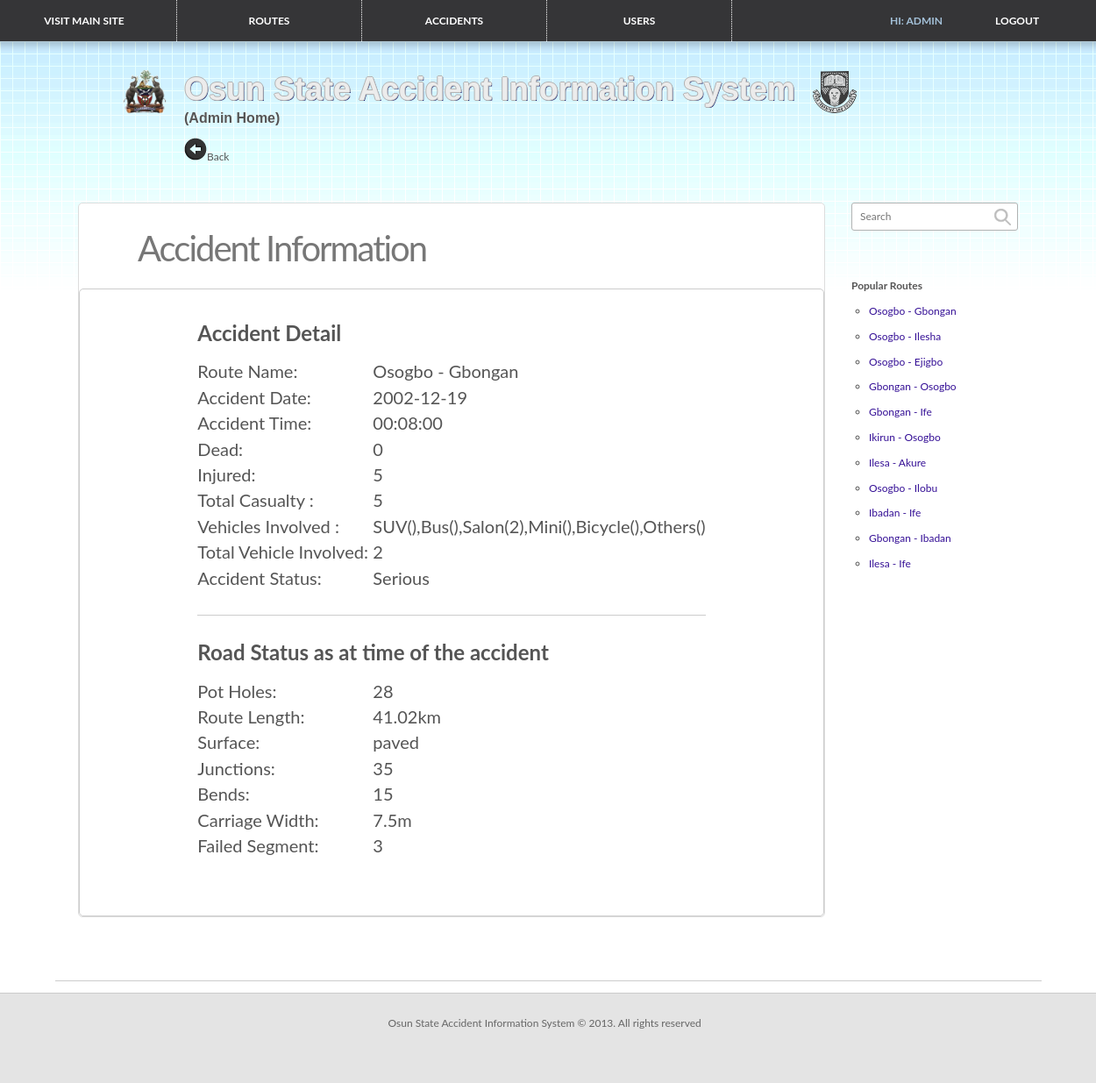
The app's page /admin/accident_info.php?id=130 (signed in) with its own data.
### tables this page shows
CREATE TABLE `routes` (
  `route_id` int(10) NOT NULL auto_increment,
  `route_name` varchar(50) NOT NULL,
  `pot_holes` int(10) NOT NULL,
  `route_length` double NOT NULL,
  `carriage_width` double NOT NULL,
  `surface` varchar(20) NOT NULL,
  `junctions` int(10) NOT NULL,
  `bends` int(10) NOT NULL,
  `failed_segment` int(10) NOT NULL,
  `state` varchar(50) NOT NULL,
  `fatality_rate` double default '0',
  `fatality_density` double default '0',
  `casualty_density` double default '0',
  `total_accidents` int(11) NOT NULL default '0',
  `dead` int(5) NOT NULL default '0',
  `injured` int(5) NOT NULL default '0',
  `casualty` int(5) NOT NULL default '0',
  PRIMARY KEY  (`route_id`)
);

CREATE TABLE `accidents` (
  `id` int(11) NOT NULL auto_increment,
  `route_id` int(11) NOT NULL,
  `date` date NOT NULL,
  `time` time NOT NULL,
  `number_of_dead` int(10) NOT NULL,
  `number_injured` int(10) NOT NULL,
  `casualty` int(10) NOT NULL,
  `total_vehicle` varchar(10) NOT NULL,
  `type` varchar(50) NOT NULL,
  `salon` varchar(5) default '0',
  `bus` varchar(5) default '0',
  `suv` varchar(5) NOT NULL default '0',
  `bicycle` varchar(5) NOT NULL default '0',
  `others` varchar(5) NOT NULL default '0',
  `mini` varchar(5) NOT NULL default '0',
  `surface` varchar(50) NOT NULL default 'paved',
  `pot_holes` int(5) NOT NULL default '0',
  `failed_segment` int(5) NOT NULL,
  `junctions` int(5) NOT NULL default '0',
  `bends` int(5) NOT NULL default '0',
  `carriage_width` double NOT NULL default '0',
  `route_length` double NOT NULL default '0',
  PRIMARY KEY  (`id`)
);

### model/mysql.php (called while the page is built, shortened)
<?php
final class mysql {
	public function __construct() {
		if (!$this->handle = mysql_connect(SERVER, USERNAME, PASSWORD)) {
      		exit('Error: Could not establish  connection to database using ' . USERNAME . '@' . SERVER);
    	}
  	}
  	private function query($sql) {
	$result=array();
	$resource=mysql_query($sql);
	if(@mysql_num_rows($resource)>0){
	 while($value=mysql_fetch_assoc($resource)){
	 $result[]=$value;
	 }
	 return $result;
	 }
	else return NULL;
  	}
	function load_an_accident($id){
	$sql="SELECT accidents.*, routes.route_name FROM accidents, routes WHERE id='$id' AND accidents.route_id=routes.route_id ";
	return $this->query($sql);
	}
	function loadRoutes(){
	$sql="SELECT * FROM routes";
	return $this->query($sql);
	}
}
?>

### admin/accident_info.php (the view, shortened to what this page needs)
<?php
if(!($id=$_GET['id'])){
header('location:index.php');
}
include '../model/mysql.php';
$main=new mysql();
if(!($accident=$main->load_an_accident($id))){
header('location:index.php');
}
$routes=$main->loadRoutes();
$accident= $accident[0];
?>
<!DOCTYPE html>
<html >
<head>
        <link href="../css/css" rel="stylesheet" type="text/css">
<link href="css/css" rel="stylesheet" type="text/css">
        <link rel="stylesheet" href="../css/flick/jquery-ui-1.8.16.custom.css" type="text/css" />
                <link href="../css/style.css" media="all" rel="stylesheet" type="text/css">
<link href="../font/stylesheet.css" rel="stylesheet" type="text/css" />
<link href="../css/styles.css" rel="stylesheet" type="text/css" />
</head>
<body >
 <div id="main-wrapper" style="padding-top: 47px; background: url('img/bg.png') repeat-x">
 <div id="main-wrapper-header">
    <header class="main-header">
    <div class="container-fluid">
 <nav class="main-nav" style="float:none">
   <ul>
     <li>
                                <a href="../index.php" fsource="loggedin_Buyer_home" style="color:#FFF; border-left:1px dotted  #fff; width:150px; margin-left:-40px" ><center>Visit Main Site</center></a>                            </li>
<li class="js-top-menu-sales">
<a href="index.php" fsource="loggedin_Seller_ManageSales" style="color: #FFF; border-left:1px dotted  #fff; width:150px">
<center>Routes</center></a>                                </li>
<li class="js-top-menu-sales"><a href="accidents.php" fsource="loggedin_Seller_ManageSales" style=" border-left:1px dotted  #fff; border-right:1px dotted  #fff; color:#FFF; width:150px"><center> Accidents  </center>
<li class="js-top-menu-sales"><a href="users.php" fsource="loggedin_Seller_ManageSales" style=" border-right:1px dotted  #fff; color:#FFF; width:150px"><center> Users  </center>                                     </li></a>
<li><a href="" style="color: #A4C1D9; margin-left:150px">     <center> Hi: <?php echo $_SESSION['admin'][0]['username'] ?></center> </a>                            </li>
                             <li> <a href="logout.php" style="color: #fff; ">     <center> Logout                             </center> </a>                            </li>
                      </ul></nav></center>
    </div>
                </header>
</div>
<div class="main-content" style=" background: url('../img/bg.png') repeat-x" >
<div class="db-container container-fluid" style=" background: url('img/bg.png') repeat-x" ><br/><br/>
<div class="span7" style="margin-left:110px" >
			<div class="visible-desktop" id="icon">
				<img src="../img/icon.png" style="width:50px; height:50px; margin-top:4px" />
			</div>
			<div id="app-name">
				<h1 style="font-size:36px; margin-top:-15px " >Osun State Accident Information System&nbsp;&nbsp;<img src="../img/logo.png" width="50px" height="48px" style="margin-bottom:-15px" ></h1><br/>
                <h2 style="font-size:16px">(Admin Home)</h2><br/>
    <div style=""><img  onClick="history.back()" src="../images/arrow-top.png">Back</div>
    <br/>
 </div>
            </div>
            <br/><br/>
                        <div class="row-fluid" style="width:1300px; padding-right:0px">
                            <div class="span12">
                            <aside class="db-sidebar">
                              <div class="db-sidebar-inner">
                                        <div class="db-search hint--left cf" data-hint="Search">
                                        <form name="search" action="" >
                                            <input id="query" name="query" type="search" value=""  placeholder="Search">
                                            <input type="image" src="../images/btn-search-icon.png" alt="Go" class="btn-search" style="cursor: default !important;"><br/>
                                       </form> </div>
                                  <nav class="db-na"><br/><br/><br/>
                                  <p><b>Popular Routes</b></p><br/>
                                            <ol style="list-style:circle; padding-left:20px">
                                            <?php $i=0; foreach($routes as $rt){ if($i<12){ ?>
                                                <li ><a href="<?php echo "accident_info.php?id=".$rt['route_id']; ?>" fsource="loggedin_Inbox"><?php echo $rt['route_name'] ?></a></li><br/>
                                               <?php $i++; }} ?>
                                            </ol>
                                </nav>
                                  </div>
                          </aside>
                                <section class="db-content db-content-conversation-detail">
                                    <header class="db-header header-nobot cf">
                                        <h1 class="with-thumb">Accident Information</h1>
                                    </header>
<div class="db-tabs-wrapper">
<center><div id="info" style="width:620px; font-size:20px; "><br/>
					<br/><br/>
                    <table>
                    <tr><td colspan="2" style="font-size:24px" > <b>Accident Detail</b><br/><br/><br/></td></tr>
                    <tr ><td style="width:200px"><p style="margin-bottom:15px">Route Name:</p></td><td><p><?php echo $accident['route_name'] ?></p></tr>
                     <tr ><td style="width:200px"><p style="margin-bottom:15px">Accident Date:</p></td><td><p><?php echo $accident['date'] ?></p></td></tr>
                     <tr ><td style="width:200px"><p style="margin-bottom:15px">Accident Time:</p></td><td><p><?php echo $accident['time'] ?></p></td></tr>
                     <tr ><td style="width:200px"><p style="margin-bottom:15px">Dead:</p></td><td><p><?php echo $accident['number_of_dead'] ?></p></tr>
                     <tr ><td style="width:200px"><p style="margin-bottom:15px">Injured:</p></td><td><p><?php echo $accident['number_injured'] ?></p></tr>
                     <tr ><td style="width:200px"><p style="margin-bottom:15px">Total Casualty :</p></td><td><p><?php echo $accident['casualty'] ?></p></tr>
                      <tr ><td style="width:200px"><p style="margin-bottom:15px">Vehicles Involved :</p></td><td><p> <?php if($accident['suv']!=0){ echo 'SUV('.$accident['suv'].'),';  }
						if($accident['bus']!=0){ echo 'Bus('.$accident['bus'].'),';  }
						if($accident['salon']!=0){ echo 'Salon('.$accident['salon'].'),';  }
						if($accident['mini']!=0){ echo 'Mini('.$accident['mini'].'),';  }
						if($accident['bicycle']!=0){ echo 'Bicycle('.$accident['bicycle'].'),';  }
						if($accident['others']!=0){ echo 'Others('.$accident['others'].')';  }
						 ?></p></tr>
                     <tr ><td style="width:200px"><p style="margin-bottom:15px">Total Vehicle Involved:</p></td><td><p><?php echo $accident['total_vehicle'] ?></p></td></tr>
                     <tr ><td style="width:200px"><p style="margin-bottom:15px">Accident Status:</p></td><td><p><?php echo $accident['type'] ?></p></td></tr>
                   <tr><td colspan="2"><hr/><br/></td></tr>
                   <tr><td colspan="2" style="font-size:24px" > <b>Road Status as at time of the accident</b><br/><br/><br/></td></tr>
                   <tr ><td style="width:200px"><p style="margin-bottom:15px">Pot Holes:</p></td><td><p><?php echo $accident['pot_holes'] ?></p></td></tr>
                    <tr> <td style="width:200px"><p style="margin-bottom:15px">Route Length:</p></td><td><p><?php echo $accident['route_length'] ?>km</p></td></tr>
                     <tr ><td style="width:200px"><p style="margin-bottom:15px">Surface:</p></td><td><p><?php echo $accident['surface'] ?></p></td></tr>
                    <tr ><td style="width:200px"><p style="margin-bottom:15px">Junctions:</p></td><td><p><?php echo $accident['junctions'] ?></p></td></tr>
                    <tr ><td style="width:200px"><p style="margin-bottom:15px">Bends:</p></td><td><p><?php echo $accident['bends'] ?></p></td></tr>
                     <tr ><td style="width:200px"><p style="margin-bottom:15px" >Carriage Width:</p></td><td><p><?php echo $accident['carriage_width'] ?>m</p></td></tr>
                     <tr ><td style="width:200px"><p style="margin-bottom:15px">Failed Segment:</p></td><td><p><?php echo $accident['failed_segment'] ?></p></td></tr>
                    </table>
					<p></p></div></center><br/><br/><br/><br/>
</div>
 </section>
</div>
</div>
</div>
 </div>
 <?php include '../footer.php' ?>
 </div>
</body></html>

### css/styles.css (style rules this page uses)
body { background: url('../img/bg.png') repeat-x; background-color: #fff; }
h1, h2, h3, h4, h5, h6 { text-shadow: white 0.02em 0.02em; font-family: 'QlassikBold', sans-serif; }
h2 { font-size: 2.3em; }
#icon { position: relative; float: left; margin-right: 20px; }
#app-name { position: relative; float: left; margin-top: 20px; margin-right: 20px; max-width:900px; }
#app-name h1 { font-size: 5.5em; font-size: 5.5em; color: #ECECEC; text-shadow: -1px 0 #B3B3B3, 0 1px #B3B3B3, 1px 0 #B3B3B3, 0 -1px #B3B3B3, #020763 0.03em 0.03em; }
.span7 { width:1100px; }

### admin/accident_info.php (style rules this page uses)
body { background: url('../img/bg.png') repeat-x; }

### records on screen
routes: route_name "Osogbo - Gbongan"
routes: route_name "Osogbo - Ilesha"
routes: route_name "Osogbo - Ejigbo"
routes: route_name "Gbongan - Osogbo"
routes: route_name "Gbongan - Ife"
routes: route_name "Ikirun - Osogbo"
routes: route_name "Ilesa - Akure"
routes: route_name "Osogbo - Ilobu"
routes: route_name "Ibadan - Ife"
routes: route_name "Gbongan - Ibadan"
routes: route_name "Ilesa - Ife"
accidents: route.route_name "Osogbo - Gbongan", date "2002-12-19", time "00:08:00", number_of_dead "0", number_injured "5", casualty "5", salon "2", total_vehicle "2", type "Serious", pot_holes "28", route_length "41.02", surface "paved", junctions "35", bends "15", carriage_width "7.5", failed_segment "3"

### other values on screen
$_SESSION['admin'][0]['username'] "ADMIN"
